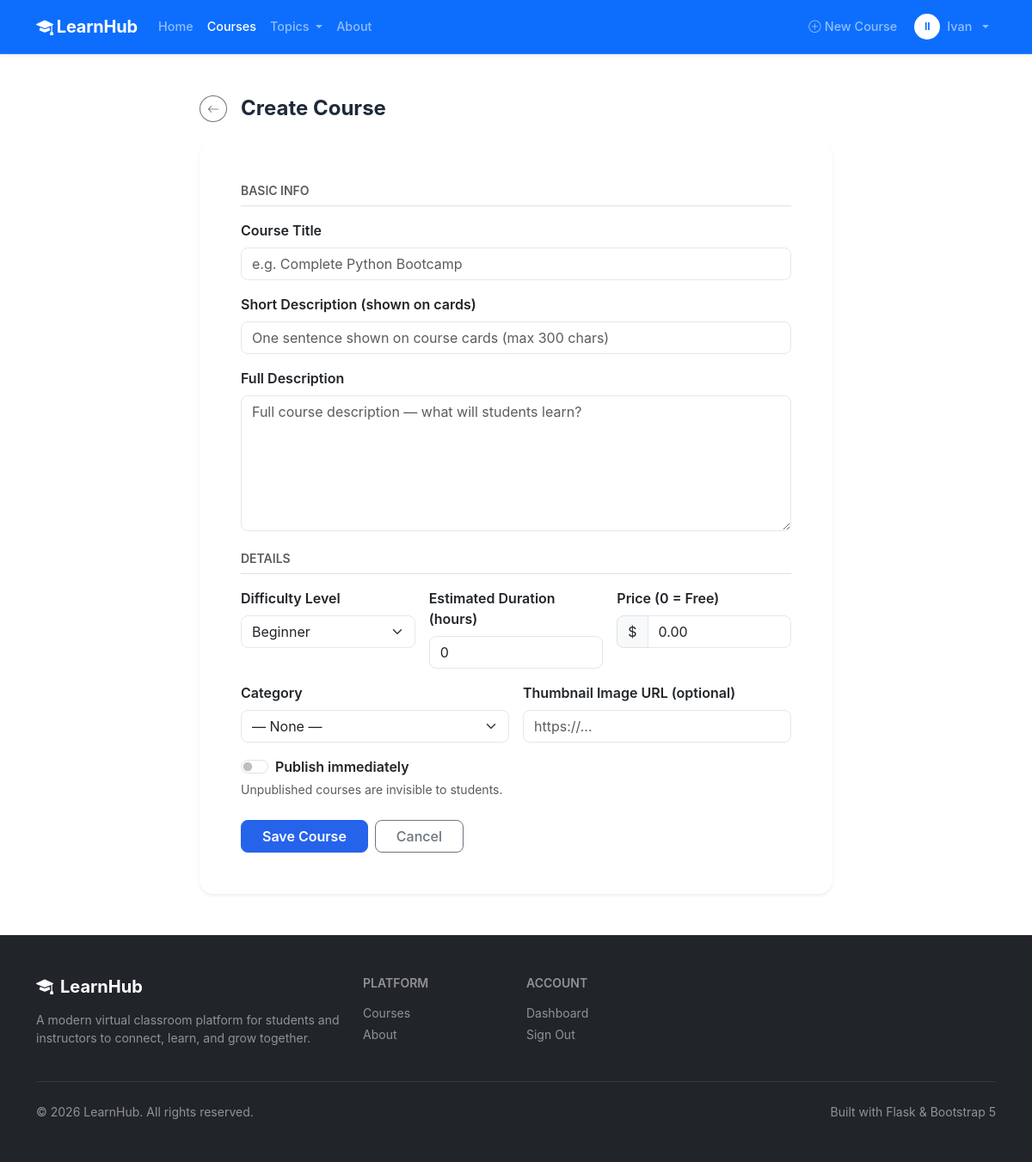
/courses/new (signed in), run on the app's committed database.
### app/models/user.py (models this page shows, shortened)
class User(UserMixin, db.Model):
    __tablename__ = "users"
    id = db.Column(db.Integer, primary_key=True)
    first_name = db.Column(db.String(64), nullable=False)
    last_name = db.Column(db.String(64), nullable=False)
    email = db.Column(db.String(120), unique=True, nullable=False, index=True)
    password_hash = db.Column(db.String(256), nullable=False)
    role = db.Column(db.String(20), nullable=False, default=ROLE_STUDENT)
    bio = db.Column(db.Text, nullable=True)
    avatar_url = db.Column(db.String(512), nullable=True)
    is_active = db.Column(db.Boolean, default=True, nullable=False)
    created_at = db.Column(db.DateTime, default=lambda: datetime.now(timezone.utc))
    last_login = db.Column(db.DateTime, nullable=True)
    enrollments = db.relationship(
        "Enrollment", back_populates="student", lazy="dynamic",
        foreign_keys="Enrollment.student_id"
    )
    courses_taught = db.relationship(
        "Course", back_populates="instructor", lazy="dynamic",
        foreign_keys="Course.instructor_id"
    )
    @property
    def is_admin(self) -> bool:
        return self.role == ROLE_ADMIN
    @property
    def is_instructor(self) -> bool:
        return self.role in (ROLE_INSTRUCTOR, ROLE_ADMIN)

### app/routes/courses.py (the view, shortened to what this page needs)
@courses_bp.route("/new", methods=["GET", "POST"])
@login_required
@instructor_required
def create():
    form = CourseForm()
    categories = all_categories()
    form.category_id.choices = [(0, "— None —")] + [(c.id, c.name) for c in categories]
    return render_template("courses/form.html", form=form, title="Create Course")

### app/forms/course.py
class CourseForm(FlaskForm):
    title = StringField(
        "Course Title",
        validators=[DataRequired(), Length(min=5, max=200)],
    )
    short_description = StringField(
        "Short Description (shown on cards)",
        validators=[DataRequired(), Length(max=300)],
    )
    description = TextAreaField(
        "Full Description",
        validators=[DataRequired(), Length(min=20)],
    )
    level = SelectField(
        "Difficulty Level",
        choices=[(lvl, lvl) for lvl in Course.LEVELS],
    )
    duration_hours = IntegerField(
        "Estimated Duration (hours)",
        validators=[Optional(), NumberRange(min=0, max=9999)],
        default=0,
    )
    price = DecimalField(
        "Price (0 = Free)",
        validators=[Optional(), NumberRange(min=0)],
        places=2,
        default=0.00,
    )
    category_id = SelectField("Category", coerce=int, validators=[Optional()])
    thumbnail_url = StringField(
        "Thumbnail Image URL (optional)",
        validators=[Optional(), Length(max=512)],
    )
    is_published = BooleanField("Publish immediately")
    submit = SubmitField("Save Course")

### app/models/user.py (called while the page is built)
@login_manager.user_loader
def load_user(user_id: str):
    return db.session.get(User, int(user_id))

### app/services/course_service.py (called while the page is built)
def all_categories():
    return Category.query.order_by(Category.name).all()

### app/utils/template_helpers.py (called while the page is built)
def register_helpers(app):
    app.jinja_env.filters["timeago"] = timeago
    @app.context_processor
    def inject_globals():
        from app.models.course import Category
        return {
            "nav_categories": Category.query.order_by(Category.name).limit(6).all(),
            "current_year": datetime.utcnow().year,
        }

### app/templates/courses/form.html (shortened to what this page needs)
{% extends "base.html" %}
{% block content %}
<div class="container py-5">
  <div class="row justify-content-center">
    <div class="col-lg-8">
      <div class="d-flex align-items-center gap-3 mb-4">
        <a href="{{ url_for('dashboard.index') }}" class="btn btn-outline-secondary btn-sm rounded-circle">
          <i class="bi bi-arrow-left"></i>
        </a>
        <h2 class="h4 fw-bold mb-0">{{ title }}</h2>
      </div>
      <div class="card border-0 shadow-sm rounded-4">
        <div class="card-body p-4 p-md-5">
          <form method="POST" novalidate>
            <h6 class="text-muted text-uppercase small fw-semibold mb-3 border-bottom pb-2">Basic Info</h6>
            <div class="mb-3">
              {{ form.title.label(class="form-label fw-semibold") }}
              {{ form.title(class="form-control rounded-3" +
                 (" is-invalid" if form.title.errors else ""),
                 placeholder="e.g. Complete Python Bootcamp") }}
            </div>
            <div class="mb-3">
              {{ form.short_description.label(class="form-label fw-semibold") }}
              {{ form.short_description(class="form-control rounded-3" +
                 (" is-invalid" if form.short_description.errors else ""),
                 placeholder="One sentence shown on course cards (max 300 chars)") }}
            </div>
            <div class="mb-4">
              {{ form.description.label(class="form-label fw-semibold") }}
              {{ form.description(class="form-control rounded-3" +
                 (" is-invalid" if form.description.errors else ""),
                 rows=6, placeholder="Full course description — what will students learn?") }}
            </div>
            <h6 class="text-muted text-uppercase small fw-semibold mb-3 border-bottom pb-2 mt-4">Details</h6>
            <div class="row g-3 mb-3">
              <div class="col-md-4">
                {{ form.level.label(class="form-label fw-semibold") }}
                {{ form.level(class="form-select rounded-3") }}
              </div>
              <div class="col-md-4">
                {{ form.duration_hours.label(class="form-label fw-semibold") }}
                {{ form.duration_hours(class="form-control rounded-3", placeholder="0") }}
              </div>
              <div class="col-md-4">
                {{ form.price.label(class="form-label fw-semibold") }}
                <div class="input-group">
                  <span class="input-group-text rounded-start-3">$</span>
                  {{ form.price(class="form-control rounded-end-3", placeholder="0.00") }}
                </div>
              </div>
            </div>
            <div class="row g-3 mb-3">
              <div class="col-md-6">
                {{ form.category_id.label(class="form-label fw-semibold") }}
                {{ form.category_id(class="form-select rounded-3") }}
              </div>
              <div class="col-md-6">
                {{ form.thumbnail_url.label(class="form-label fw-semibold") }}
                {{ form.thumbnail_url(class="form-control rounded-3",
                   placeholder="https://...") }}
              </div>
            </div>
            <div class="mb-4">
              <div class="form-check form-switch">
                {{ form.is_published(class="form-check-input", role="switch") }}
                {{ form.is_published.label(class="form-check-label fw-semibold") }}
              </div>
              <small class="text-muted">Unpublished courses are invisible to students.</small>
            </div>
            <div class="d-flex gap-2">
              {{ form.submit(class="btn btn-primary rounded-3 px-4 fw-semibold") }}
              <a href="{{ url_for('dashboard.index') }}" class="btn btn-outline-secondary rounded-3 px-4">
                Cancel
              </a>
            </div>
          </form>
        </div>
      </div>
    </div>
  </div>
</div>
{% endblock %}

### app/templates/base.html (shortened to what this page needs)
<!DOCTYPE html>
<html lang="en" data-bs-theme="light">
<head>
  <link rel="stylesheet"
        href="https://cdn.jsdelivr.net/npm/bootstrap@5.3.3/dist/css/bootstrap.min.css" />
  <link rel="stylesheet"
        href="https://cdn.jsdelivr.net/npm/bootstrap-icons@1.11.3/font/bootstrap-icons.min.css" />
  <link rel="stylesheet" href="{{ url_for('static', filename='css/main.css') }}" />
</head>
<body class="d-flex flex-column min-vh-100">
  <nav class="navbar navbar-expand-lg navbar-dark bg-primary sticky-top shadow-sm">
    <div class="container">
      <a class="navbar-brand fw-bold" href="{{ url_for('main.home') }}">
        <i class="bi bi-mortarboard-fill me-1"></i>LearnHub
      </a>
      <div class="collapse navbar-collapse" id="mainNav">
        <ul class="navbar-nav me-auto mb-2 mb-lg-0">
          <li class="nav-item">
            <a class="nav-link {% if request.endpoint == 'main.home' %}active{% endif %}"
               href="{{ url_for('main.home') }}">Home</a>
          </li>
          <li class="nav-item">
            <a class="nav-link {% if request.blueprint == 'courses' %}active{% endif %}"
               href="{{ url_for('courses.index') }}">Courses</a>
          </li>
          {% if nav_categories %}
          <li class="nav-item dropdown">
            <a class="nav-link dropdown-toggle" href="#" data-bs-toggle="dropdown">
              Topics
            </a>
          </li>
          {% endif %}
          <li class="nav-item">
            <a class="nav-link {% if request.endpoint == 'main.about' %}active{% endif %}"
               href="{{ url_for('main.about') }}">About</a>
          </li>
        </ul>
        <ul class="navbar-nav ms-auto align-items-lg-center gap-1">
          {% if current_user.is_authenticated %}
            {% if current_user.is_instructor %}
            <li class="nav-item">
              <a class="nav-link" href="{{ url_for('courses.create') }}">
                <i class="bi bi-plus-circle me-1"></i>New Course
              </a>
            </li>
            {% endif %}
            <li class="nav-item dropdown">
              <a class="nav-link dropdown-toggle d-flex align-items-center gap-2" href="#"
                 data-bs-toggle="dropdown">
                <span class="avatar-sm rounded-circle bg-white text-primary fw-bold">
                  {{ current_user.first_name[0] }}{{ current_user.last_name[0] }}
                </span>
                {{ current_user.first_name }}
              </a>
            </li>
          {% endif %}
        </ul>
      </div>
    </div>
  </nav>
  <main class="flex-grow-1">
    {% block content %}{% endblock %}
  </main>
  <footer class="bg-dark text-white mt-auto py-5">
    <div class="container">
      <div class="row g-4">
        <div class="col-lg-4">
          <h5 class="fw-bold mb-3">
            <i class="bi bi-mortarboard-fill me-2"></i>LearnHub
          </h5>
          <p class="text-white-50 small">
            A modern virtual classroom platform for students and instructors
            to connect, learn, and grow together.
          </p>
        </div>
        <div class="col-lg-2 col-6">
          <h6 class="text-white-50 text-uppercase small fw-semibold mb-3">Platform</h6>
          <ul class="list-unstyled small">
            <li class="mb-1"><a href="{{ url_for('courses.index') }}" class="text-white-50 text-decoration-none link-hover">Courses</a></li>
            <li class="mb-1"><a href="{{ url_for('main.about') }}" class="text-white-50 text-decoration-none link-hover">About</a></li>
          </ul>
        </div>
        <div class="col-lg-2 col-6">
          <h6 class="text-white-50 text-uppercase small fw-semibold mb-3">Account</h6>
          <ul class="list-unstyled small">
            {% if current_user.is_authenticated %}
            <li class="mb-1"><a href="{{ url_for('dashboard.index') }}" class="text-white-50 text-decoration-none link-hover">Dashboard</a></li>
            <li class="mb-1"><a href="{{ url_for('auth.logout') }}" class="text-white-50 text-decoration-none link-hover">Sign Out</a></li>
            {% else %}
            <li class="mb-1"><a href="{{ url_for('auth.login') }}" class="text-white-50 text-decoration-none link-hover">Sign In</a></li>
            <li class="mb-1"><a href="{{ url_for('auth.register') }}" class="text-white-50 text-decoration-none link-hover">Register</a></li>
            {% endif %}
          </ul>
        </div>
      </div>
      <hr class="border-secondary my-4" />
      <div class="d-flex flex-column flex-md-row justify-content-between align-items-center gap-2">
        <p class="text-white-50 small mb-0">&copy; {{ current_year }} LearnHub. All rights reserved.</p>
        <p class="text-white-50 small mb-0">Built with Flask &amp; Bootstrap 5</p>
      </div>
    </div>
  </footer>
</body>
</html>

### app/static/css/main.css (style rules this page uses)
:root { --lh-primary: #2563eb; --lh-primary-dark: #1d4ed8; --lh-success: #16a34a; --lh-warning: #d97706; --lh-surface: #f8fafc; --lh-border: #e2e8f0; --lh-text: #1e293b; --lh-text-muted: #64748b; --lh-radius: 0.75rem; --lh-radius-lg: 1rem; --lh-shadow: 0 1px 3px rgba(0,0,0,.08), 0 1px 2px rgba(0,0,0,.06); --lh-shadow-md: 0 4px 6px -1px rgba(0,0,0,.1), 0 2px 4px -1px rgba(0,0,0,.06); --lh-shadow-lg: 0 10px 15px -3px rgba(0,0,0,.1), 0 4px 6px -2px rgba(0,0,0,.05); --lh-transition: all .2s ease; }
body { font-family: 'Inter', system-ui, -apple-system, sans-serif; color: var(--lh-text); background-color: #fff; -webkit-font-smoothing: antialiased; }
.text-white-50 { color: rgba(255,255,255,.50) !important; }
.navbar { backdrop-filter: blur(6px); border-bottom: 1px solid rgba(255,255,255,.1); }
.navbar-brand { font-size: 1.25rem; letter-spacing: -.01em; }
.navbar .nav-link { font-weight: 500; font-size: .9rem; padding: .5rem .75rem; border-radius: .5rem; transition: background .15s; }
.avatar-sm { display: inline-flex; align-items: center; justify-content: center; width: 30px; height: 30px; font-size: .75rem; }
.form-control, .form-select { border-color: var(--lh-border); transition: border-color .15s, box-shadow .15s; }
.btn { font-weight: 500; transition: var(--lh-transition); }
.btn-primary { background: var(--lh-primary); border-color: var(--lh-primary); }
.rounded-4 { border-radius: var(--lh-radius-lg) !important; }

### data on the page
User: first_name "I", last_name "I", first_name "Ivan"

### other printed values
{{ title }} "Create Course"
